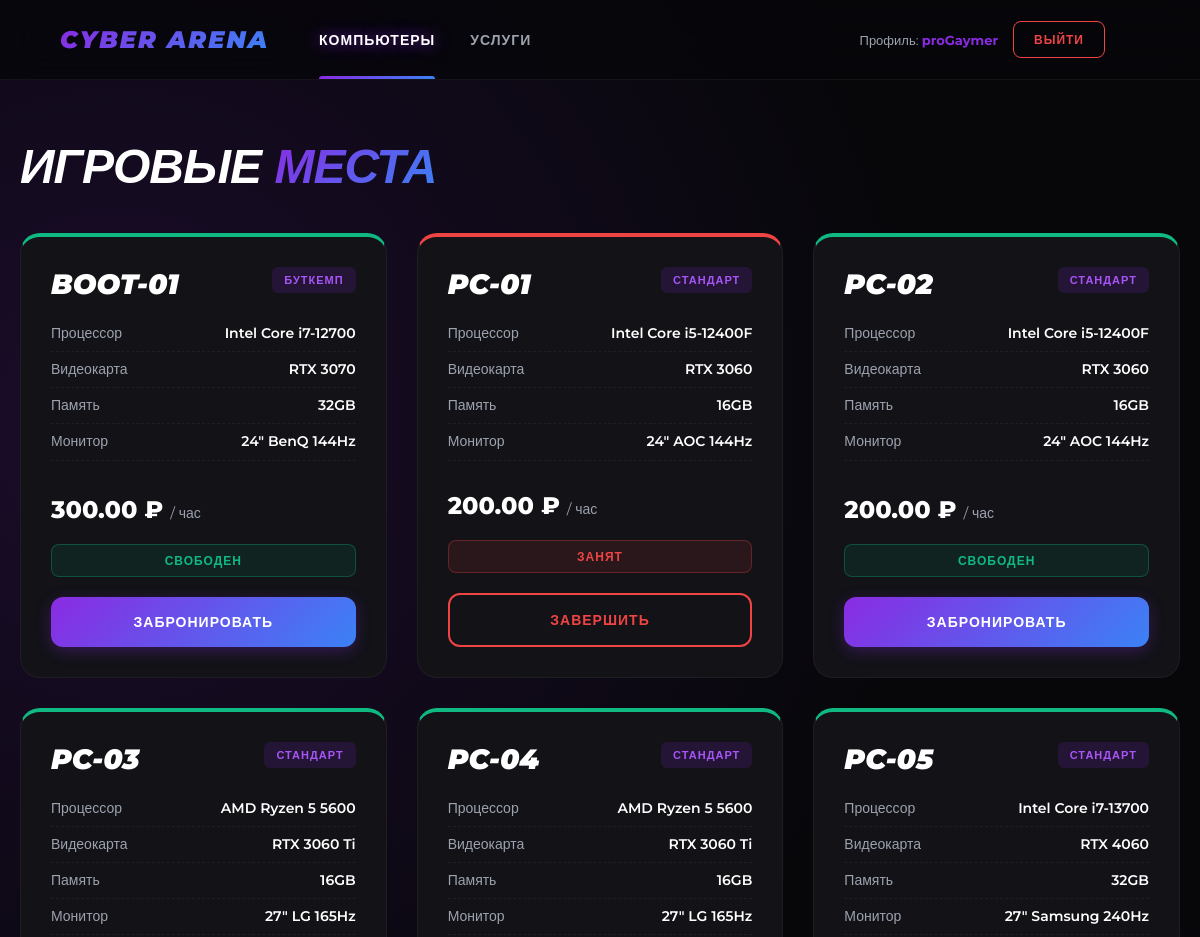
/arena/ (signed in, upper part), run on an earlier commit of the app's database.
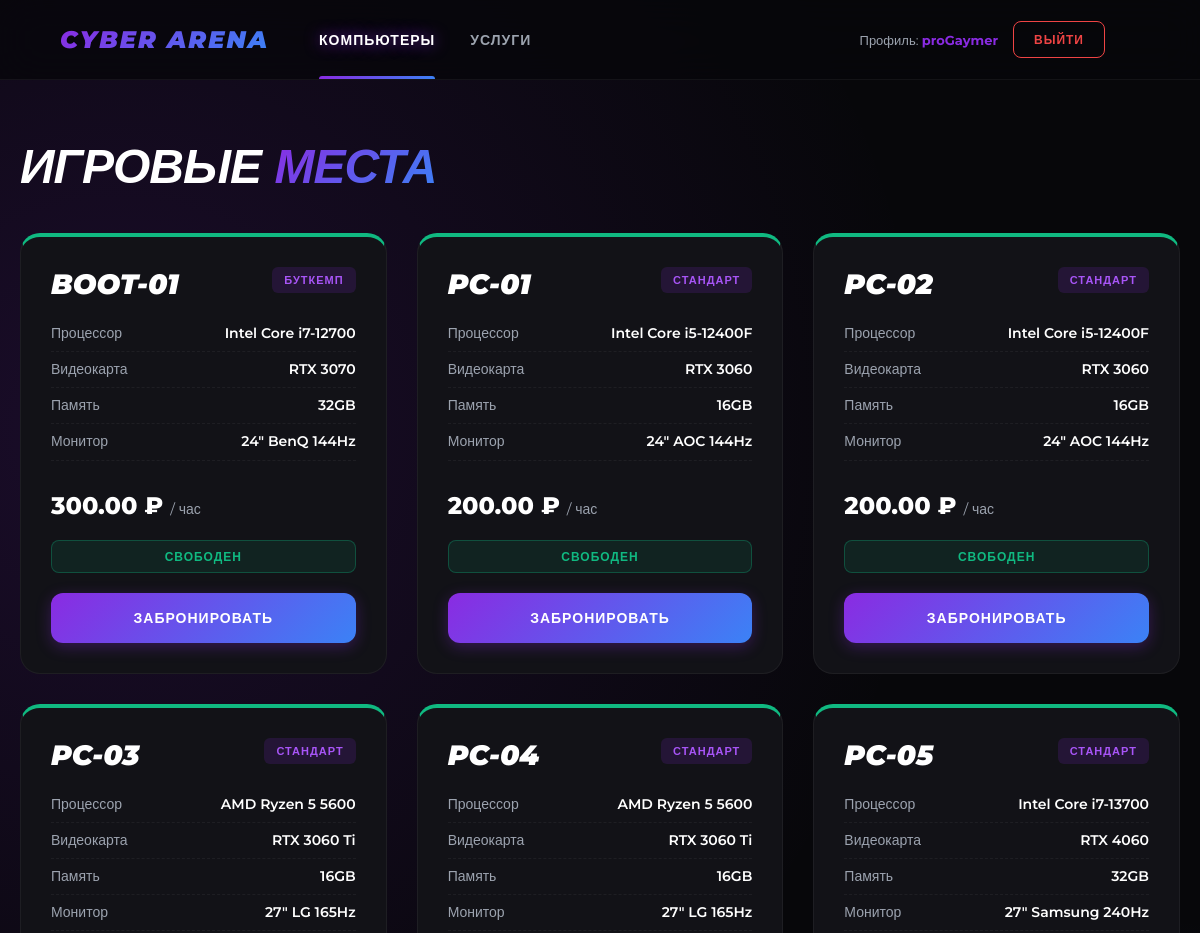
And on a later commit of the database.
### c_club/models.py (models this page shows, shortened)
class Computer(models.Model): #компы
    class Zone(models.TextChoices):
        STANDARD = 'standard', 'Стандарт'
        VIP = 'vip', 'VIP'
        BOOTCAMP = 'bootcamp', 'Буткемп'
    class Status(models.TextChoices):
        FREE = 'free', 'Свободен'
        BUSY = 'busy', 'Занят'
        MAINTENANCE = 'maintenance', 'Обслуживание'
        BROKEN = 'broken', 'Неисправен'
    name = models.CharField(max_length=50, unique=True)
    zone = models.CharField(max_length=20, choices=Zone.choices, default=Zone.STANDARD)
    cpu = models.CharField(max_length=100, blank=True)
    gpu = models.CharField(max_length=100, blank=True)
    ram = models.CharField(max_length=50, blank=True)
    monitor = models.CharField(max_length=100, blank=True)
    status = models.CharField(max_length=20, choices=Status.choices, default=Status.FREE)
    hourly_rate = models.DecimalField(max_digits=10, decimal_places=2)
    tariff = models.ForeignKey(Tariff, on_delete=models.SET_NULL, null=True, blank=True)
    class Meta:
        ordering = ['name']

### c_club/views.py (the view)
# urls.py: path('arena/', views.index_page, name='index'),
@role_required(['client', 'admin', 'manager', 'technician'])
def index_page(request):
    computers = Computer.objects.all().order_by('name')
    clients = []
    if request.user.role in ['admin', 'manager']:
        clients = User.objects.filter(role='client').order_by('nickname')
    context = {
        'computers': computers,
        'clients': clients,
    }
    return render(request, 'index.html', context)

### c_club/views.py (called while the page is built)
def role_required(allowed_roles):
    def decorator(view_func):
        @wraps(view_func)
        def _wrapped_view(request, *args, **kwargs):
            if not request.user.is_authenticated:
                return redirect('login_page')
            if request.user.role not in allowed_roles:
                return JsonResponse({'status': 'error', 'message': 'Доступ запрещен', 'code': 403}, status=403)
            return view_func(request, *args, **kwargs)
        return _wrapped_view
    return decorator

### c_club/templates/index.html (shortened to what this page needs)
{% load static %}
<!DOCTYPE html>
<html lang="ru">
<head>
    <link rel="stylesheet" href="{% static 'css/style.css' %}">
</head>
<body>
    <nav>
        <a href="/" class="nav-brand" style="text-decoration: none;">Cyber Arena</a>
        {% if user.is_authenticated %}
            <a href="/arena/" class="{% if request.resolver_match.url_name == 'index' %}active{% endif %}">Компьютеры</a>
            <a href="/services-page/" class="{% if request.resolver_match.url_name == 'services-page' %}active{% endif %}">Услуги</a>
        {% endif %}
        <div style="margin-left: auto; display: flex; align-items: center; gap: 15px;">
            {% if user.is_authenticated %}
                <span style="color: var(--text-muted); font-size: 13px;">
                    Профиль: <b style="color: var(--primary);">{{ user.nickname|default:user.username }}</b>
                </span>
                <a href="/logout/" class="admin-link" style="margin-left: 0; border-color: var(--danger); color: var(--danger) !important;">Выйти</a>
            {% else %}
                <a href="/login/" class="btn" style="padding: 10px 20px; width: auto; font-size: 13px;">Вход</a>
            {% endif %}
        </div>
    </nav>
    <div class="container">
        <h1>Игровые <span>места</span></h1>
        <div class="grid">
            {% for comp in computers %}
                <div class="card {{ comp.status }}">
                    <div class="card-header">
                        <div class="card-title">{{ comp.name }}</div>
                        <div class="zone-badge">{{ comp.get_zone_display }}</div>
                    </div>
                    <div class="card-specs">
                        <div>Процессор <span>{{ comp.cpu|default:"—" }}</span></div>
                        <div>Видеокарта <span>{{ comp.gpu|default:"—" }}</span></div>
                        <div>Память <span>{{ comp.ram|default:"—" }}</span></div>
                        {% if comp.monitor %}<div>Монитор <span>{{ comp.monitor }}</span></div>{% endif %}
                    </div>
                    <div class="price">{{ comp.hourly_rate }} ₽ <span>/ час</span></div>
                    <div class="status {{ comp.status }}">
                        {% if comp.status == 'free' %}Свободен
                        {% elif comp.status == 'busy' %}Занят
                        {% else %}Обслуживание{% endif %}
                    </div>
                    {% if comp.status == 'free' %}
                        <button class="btn" onclick="openStartModal({{ comp.id }}, '{{ comp.name }}', '{{ comp.tariff_id|default:'' }}')">Забронировать</button>
                    {% elif comp.status == 'busy' %}
                        <button class="btn danger" onclick="stopSession({{ comp.id }})">Завершить</button>
                    {% else %}
                        <button class="btn" disabled>Недоступен</button>
                    {% endif %}
                </div>
            {% endfor %}
        </div>
    </div>
</body>
</html>

What changed in the data, as far as the page shows it:
changed Computer "PC-01": status "ЗАНЯТ ЗАВЕРШИТЬ" → "СВОБОДЕН ЗАБРОНИРОВАТЬ"
